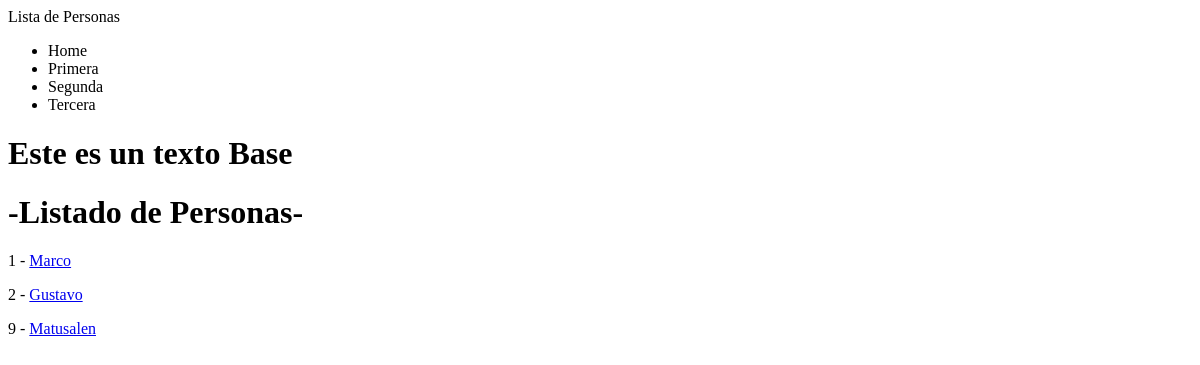
/personas, run on an earlier commit of the app's database.
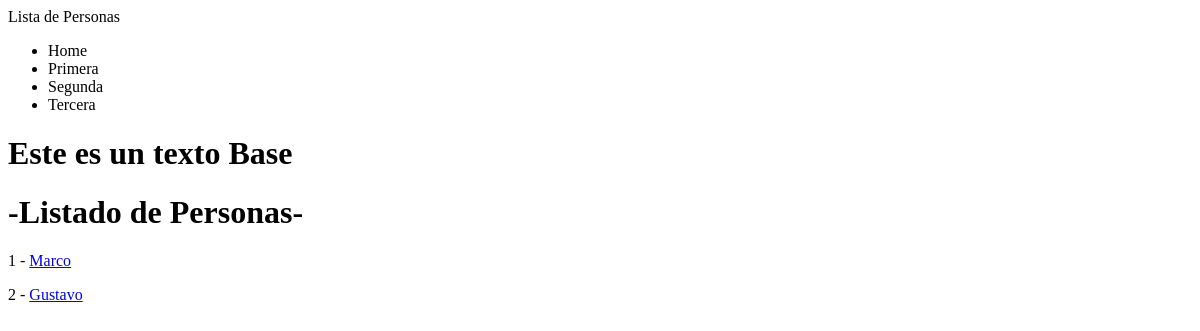
And on a later commit of the database.
### personas/models.py (models this page shows)
class Persona(models.Model):
    nombre = models.CharField(max_length = 100)
    apellidos = models.CharField(max_length = 100)
    edad = models.DecimalField(max_digits=3,decimal_places=0)
    donador = models.BooleanField(default=True)
    def get_absolute_url(self) :
        return reverse('personas:persona-detail', kwargs={'pk' : self.id})

### personas/views.py (the view)
# urls.py: path('s', PersonaListView.as_view(), name = 'persona-list'),
class PersonaListView(ListView) :
    model = Persona

### personas/templates/personas/persona_list.html (shortened to what this page needs)
{% extends 'base.html' %}
{% block content %}
    <h1>-Listado de Personas-</h1>
{% for instance in object_list %}
    <p>
        {{ instance.id }} - <a href='{{ instance.get_absolute_url }}'>{{ instance.nombre }}</a>
    </p>
{% endfor %}
{% endblock %}

What changed in the data, as far as the page shows it:
removed Persona: id "9", nombre "Matusalen"
